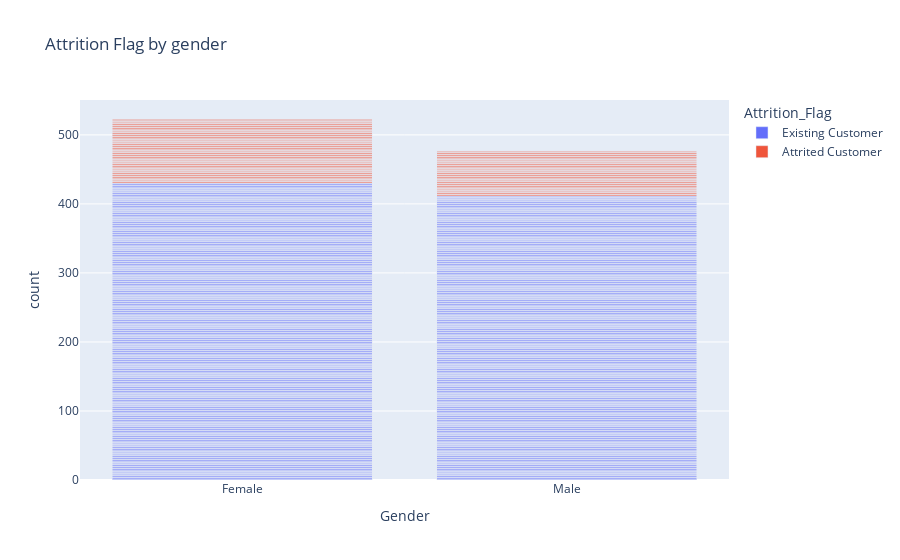

The cell this chart's notebook holds for it:
### Markdown cell above
I want to test if there's a relationship between gender and attrition rate.

### Code cell
fig = px.bar(df, x="Gender", color="Attrition_Flag",barmode="stack", title="Attrition Flag by gender") #please note that if you're viewing this in github, the plotly chart will not be visible
fig.show()

### Figure 1 — Plotly figure (JSON) as saved in the notebook; plotly's stock layout.template omitted (floating-point values rounded to 4 significant figures; data arrays with more than 128 entries replaced by an {"elided": "..."} marker saying what was removed)
{"data": [{"alignmentgroup": "True", "hovertemplate": "Attrition_Flag=Existing Customer<br>Gender=%{x}<br>count=%{y}<extra></extra>", "legendgroup": "Existing Customer", "marker": {"color": "#636efa", "pattern": {"shape": ""}}, "name": "Existing Customer", "offsetgroup": "Existing Customer", "orientation": "v", "showlegend": true, "textposition": "auto", "type": "bar", "x": {"elided": "842 str values"}, "xaxis": "x", "y": {"elided": "842 int values"}, "yaxis": "y"}, {"alignmentgroup": "True", "hovertemplate": "Attrition_Flag=Attrited Customer<br>Gender=%{x}<br>count=%{y}<extra></extra>", "legendgroup": "Attrited Customer", "marker": {"color": "#EF553B", "pattern": {"shape": ""}}, "name": "Attrited Customer", "offsetgroup": "Attrited Customer", "orientation": "v", "showlegend": true, "textposition": "auto", "type": "bar", "x": {"elided": "158 str values"}, "xaxis": "x", "y": {"elided": "158 int values"}, "yaxis": "y"}], "layout": {"barmode": "stack", "legend": {"title": {"text": "Attrition_Flag"}, "tracegroupgap": 0}, "title": {"text": "Attrition Flag by gender"}, "xaxis": {"anchor": "y", "domain": [0, 1], "title": {"text": "Gender"}}, "yaxis": {"anchor": "x", "domain": [0, 1], "title": {"text": "count"}}}}
